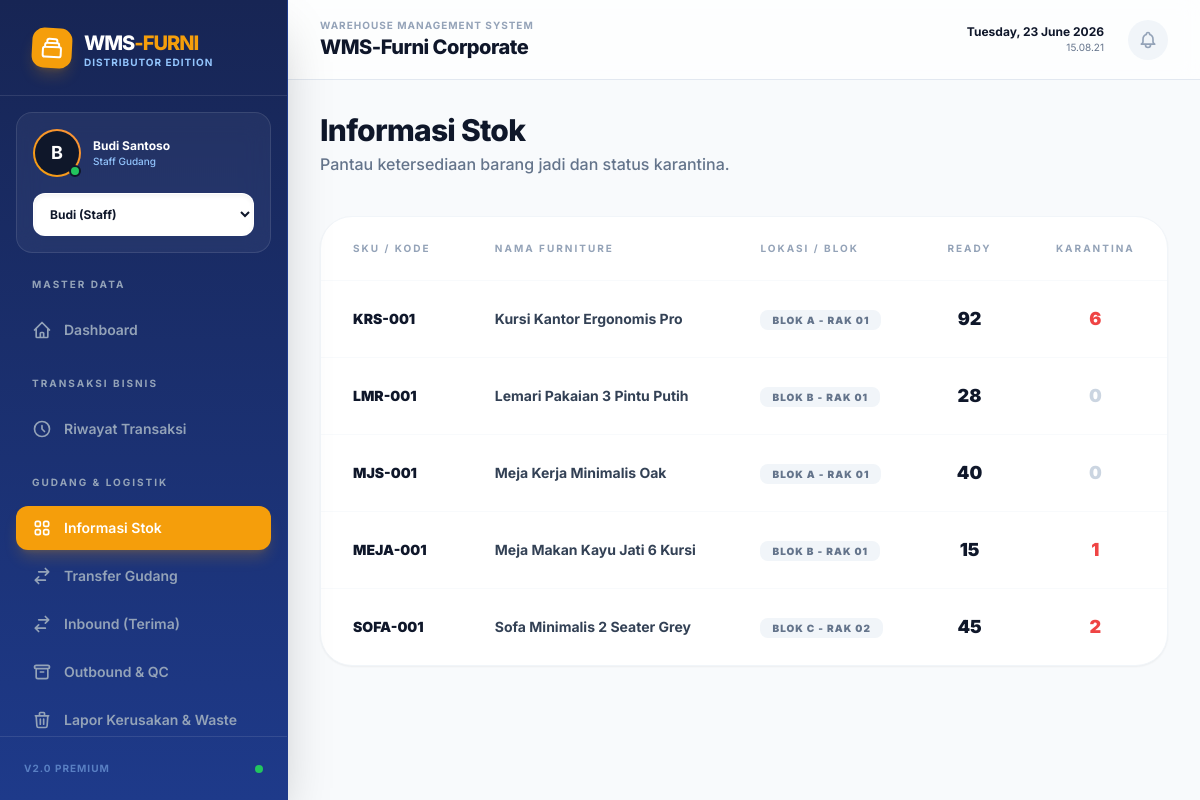
The app's page /informasi_stok.php, older data.
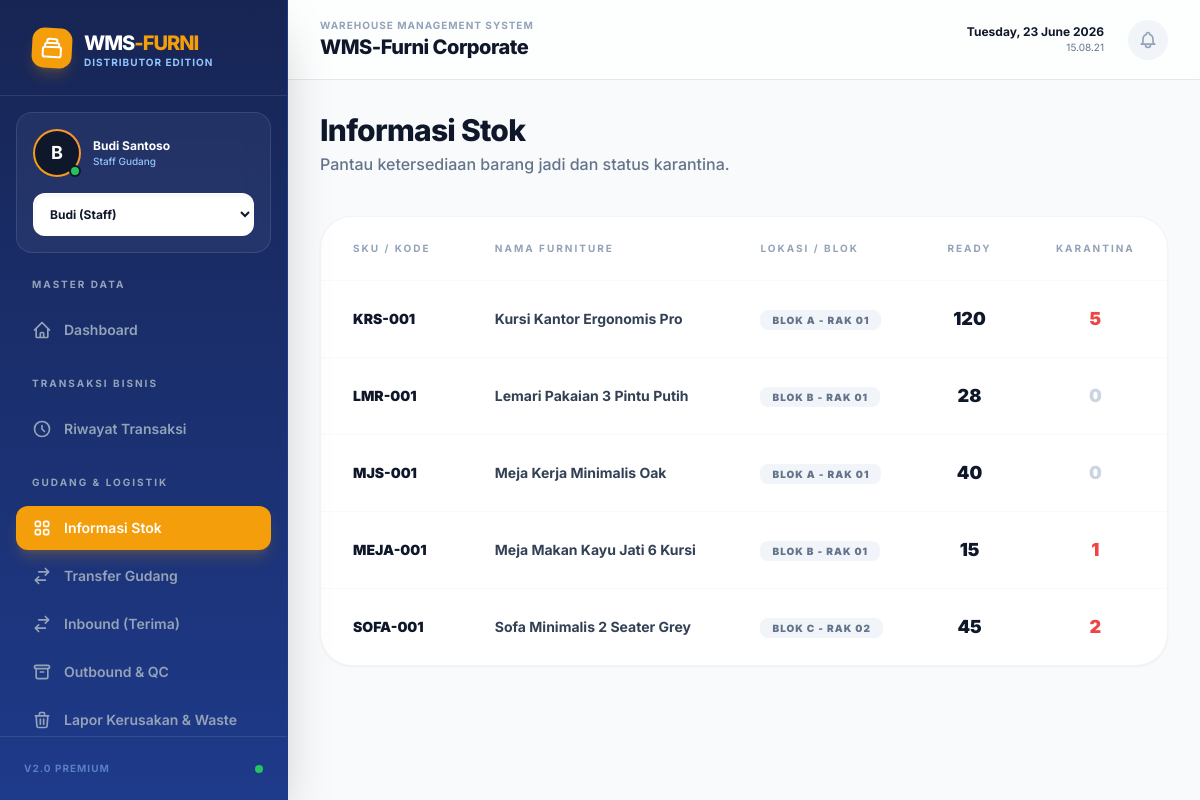
The same page, newer data.
### tables this page shows
CREATE TABLE tb_furniture (
        id_furniture INTEGER PRIMARY KEY AUTOINCREMENT,
        kode_barang TEXT UNIQUE NOT NULL,
        nama_barang TEXT NOT NULL,
        id_lokasi INTEGER,
        stok_tersedia INTEGER DEFAULT 0,
        stok_karantina INTEGER DEFAULT 0,
        FOREIGN KEY (id_lokasi) REFERENCES tb_lokasi(id_lokasi)
    );

CREATE TABLE tb_lokasi (
        id_lokasi INTEGER PRIMARY KEY AUTOINCREMENT,
        nama_blok TEXT NOT NULL,
        rak TEXT NOT NULL,
        deskripsi TEXT
    );

### informasi_stok.php (the view, shortened to what this page needs)
<?php
require 'config.php';
$stmt = $pdo->query("SELECT f.*, l.nama_blok, l.rak FROM tb_furniture f LEFT JOIN tb_lokasi l ON f.id_lokasi = l.id_lokasi ORDER BY f.nama_barang ASC");
$furniture = $stmt->fetchAll();
include 'includes/header.php';
include 'includes/sidebar.php';
?>
<div class="flex-1 overflow-y-auto p-8 animate-fade-in">
    <header class="flex justify-between items-center mb-10">
        <div>
            <h2 class="text-3xl font-extrabold text-navy-900 tracking-tight">Informasi Stok</h2>
            <p class="text-slate-500 font-medium mt-1">Pantau ketersediaan barang jadi dan status karantina.</p>
        </div>
    </header>
    <div class="bg-white rounded-[2rem] shadow-sm border border-slate-100 overflow-hidden">
        <div class="overflow-x-auto">
            <table class="w-full text-left border-collapse">
                <thead>
                    <tr class="text-[10px] font-bold text-slate-400 uppercase tracking-[0.2em] border-b border-slate-50">
                        <th class="px-8 py-6">SKU / Kode</th>
                        <th class="px-8 py-6">Nama Furniture</th>
                        <th class="px-8 py-6">Lokasi / Blok</th>
                        <th class="px-8 py-6 text-center">Ready</th>
                        <th class="px-8 py-6 text-center">Karantina</th>
                    </tr>
                </thead>
                <tbody class="divide-y divide-slate-50 text-sm">
                    <?php foreach($furniture as $f): ?>
                    <tr class="hover:bg-slate-50/50 transition-colors group">
                        <td class="px-8 py-6">
                            <span class="font-black text-navy-900 group-hover:text-blue-600 transition-colors"><?= htmlspecialchars($f['kode_barang']) ?></span>
                        </td>
                        <td class="px-8 py-6">
                            <p class="font-bold text-slate-700"><?= htmlspecialchars($f['nama_barang']) ?></p>
                        </td>
                        <td class="px-8 py-6">
                            <span class="bg-slate-100 text-slate-500 px-3 py-1 rounded-lg text-[10px] font-black uppercase tracking-widest"><?= htmlspecialchars($f['nama_blok'] ?? 'N/A') ?> - <?= htmlspecialchars($f['rak'] ?? 'N/A') ?></span>
                        </td>
                        <td class="px-8 py-6 text-center">
                            <span class="text-lg font-black text-navy-900"><?= $f['stok_tersedia'] ?></span>
                        </td>
                        <td class="px-8 py-6 text-center">
                            <span class="text-lg font-black <?= $f['stok_karantina'] > 0 ? 'text-red-500' : 'text-slate-300' ?>"><?= $f['stok_karantina'] ?></span>
                        </td>
                    </tr>
                    <?php endforeach; ?>
                </tbody>
            </table>
        </div>
    </div>
</div>
<?php include 'includes/footer.php'; ?>

Row changes from the older to the newer data that the page shows:
changed tb_furniture "KRS-001": stok_tersedia "92" → "120"; stok_karantina "6" → "5"
